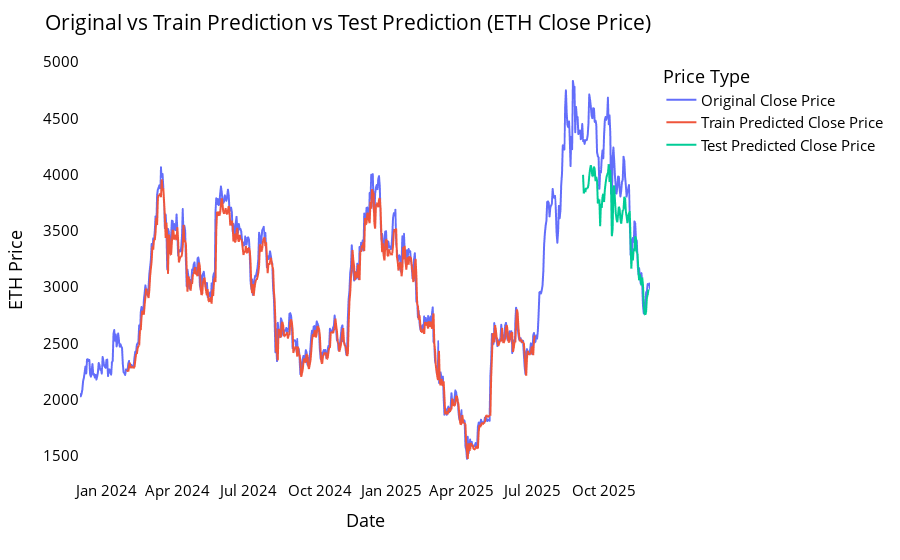

The notebook cell saved with this chart:
### Code cell
names = cycle([
    'Original Close Price',
    'Train Predicted Close Price',
    'Test Predicted Close Price'
])

fig = px.line(
    plotdf,
    x='date',
    y=['original_close', 'train_predicted_close', 'test_predicted_close'],
    labels={'value': 'ETH Price', 'date': 'Date'}
)

fig.update_layout(
    title='Original vs Train Prediction vs Test Prediction (ETH Close Price)',
    font_size=15,
    font_color='black',
    plot_bgcolor='white',
    legend_title_text='Price Type'
)

fig.for_each_trace(lambda t: t.update(name=next(names)))

fig.update_xaxes(showgrid=False)
fig.update_yaxes(showgrid=False)

fig.show()

### Figure 1 — Plotly figure (JSON) as saved in the notebook; plotly's stock layout.template omitted (floating-point values rounded to 4 significant figures; data arrays with more than 128 entries replaced by an {"elided": "..."} marker saying what was removed)
{"data": [{"hovertemplate": "variable=original_close<br>Date=%{x}<br>ETH Price=%{y}<extra></extra>", "legendgroup": "original_close", "line": {"color": "#636efa", "dash": "solid"}, "marker": {"symbol": "circle"}, "mode": "lines", "name": "Original Close Price", "showlegend": true, "type": "scattergl", "x": {"elided": "733 str values"}, "xaxis": "x", "y": {"elided": "733 float values"}, "yaxis": "y"}, {"hovertemplate": "variable=train_predicted_close<br>Date=%{x}<br>ETH Price=%{y}<extra></extra>", "legendgroup": "train_predicted_close", "line": {"color": "#EF553B", "dash": "solid"}, "marker": {"symbol": "circle"}, "mode": "lines", "name": "Train Predicted Close Price", "showlegend": true, "type": "scattergl", "x": {"elided": "733 str values"}, "xaxis": "x", "y": {"elided": "733 float values"}, "yaxis": "y"}, {"hovertemplate": "variable=test_predicted_close<br>Date=%{x}<br>ETH Price=%{y}<extra></extra>", "legendgroup": "test_predicted_close", "line": {"color": "#00cc96", "dash": "solid"}, "marker": {"symbol": "circle"}, "mode": "lines", "name": "Test Predicted Close Price", "showlegend": true, "type": "scattergl", "x": {"elided": "733 str values"}, "xaxis": "x", "y": {"elided": "733 float values"}, "yaxis": "y"}], "layout": {"font": {"color": "black", "size": 15}, "legend": {"title": {"text": "Price Type"}, "tracegroupgap": 0}, "margin": {"t": 60}, "plot_bgcolor": "white", "title": {"text": "Original vs Train Prediction vs Test Prediction (ETH Close Price)"}, "xaxis": {"anchor": "y", "domain": [0, 1], "showgrid": false, "title": {"text": "Date"}}, "yaxis": {"anchor": "x", "domain": [0, 1], "showgrid": false, "title": {"text": "ETH Price"}}}}
